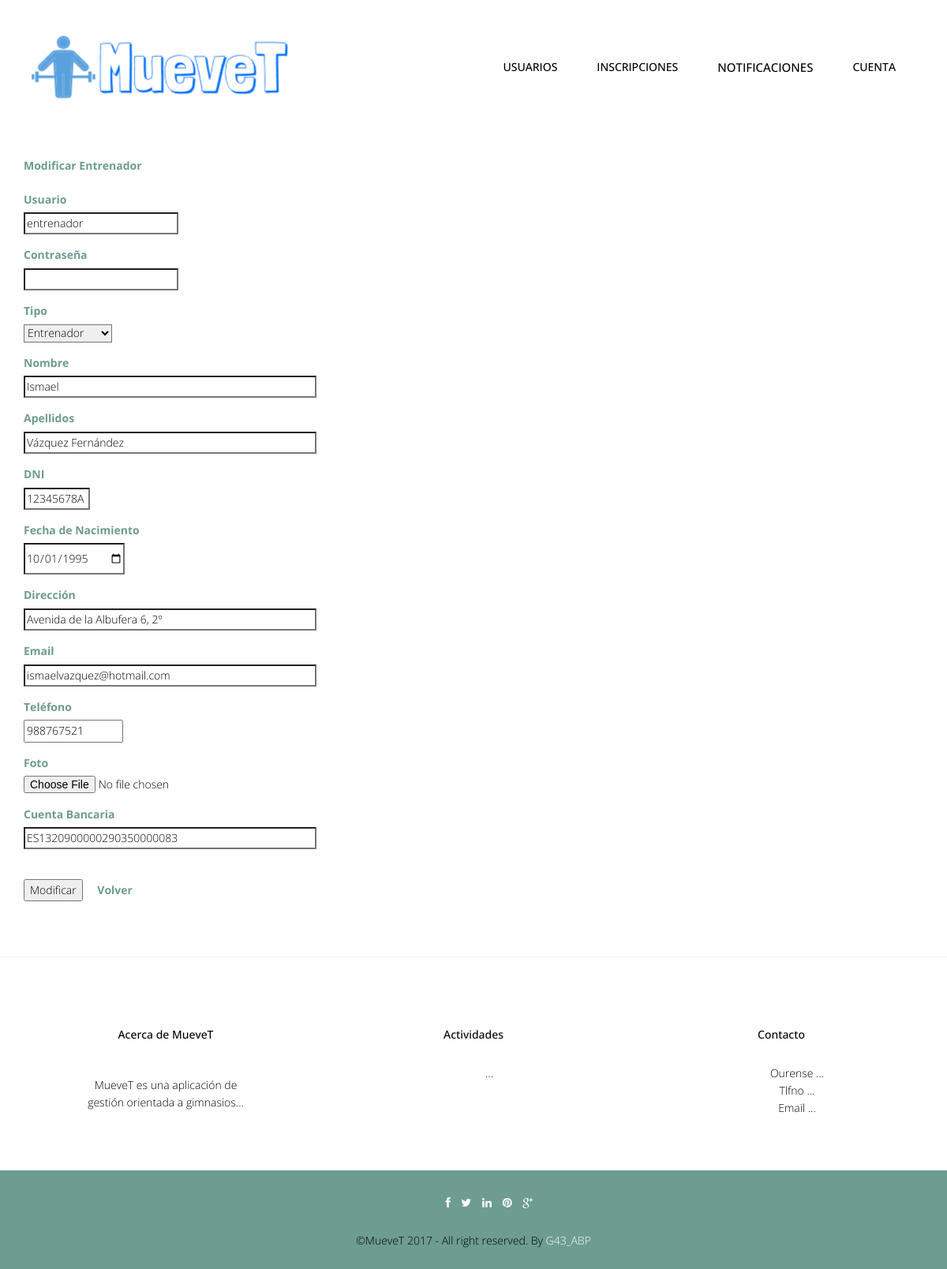
Page /abp/Controllers/ENTRENADOR_Controller.php?userName=entrenador&accion=Modificar (signed in) on the earlier database version.
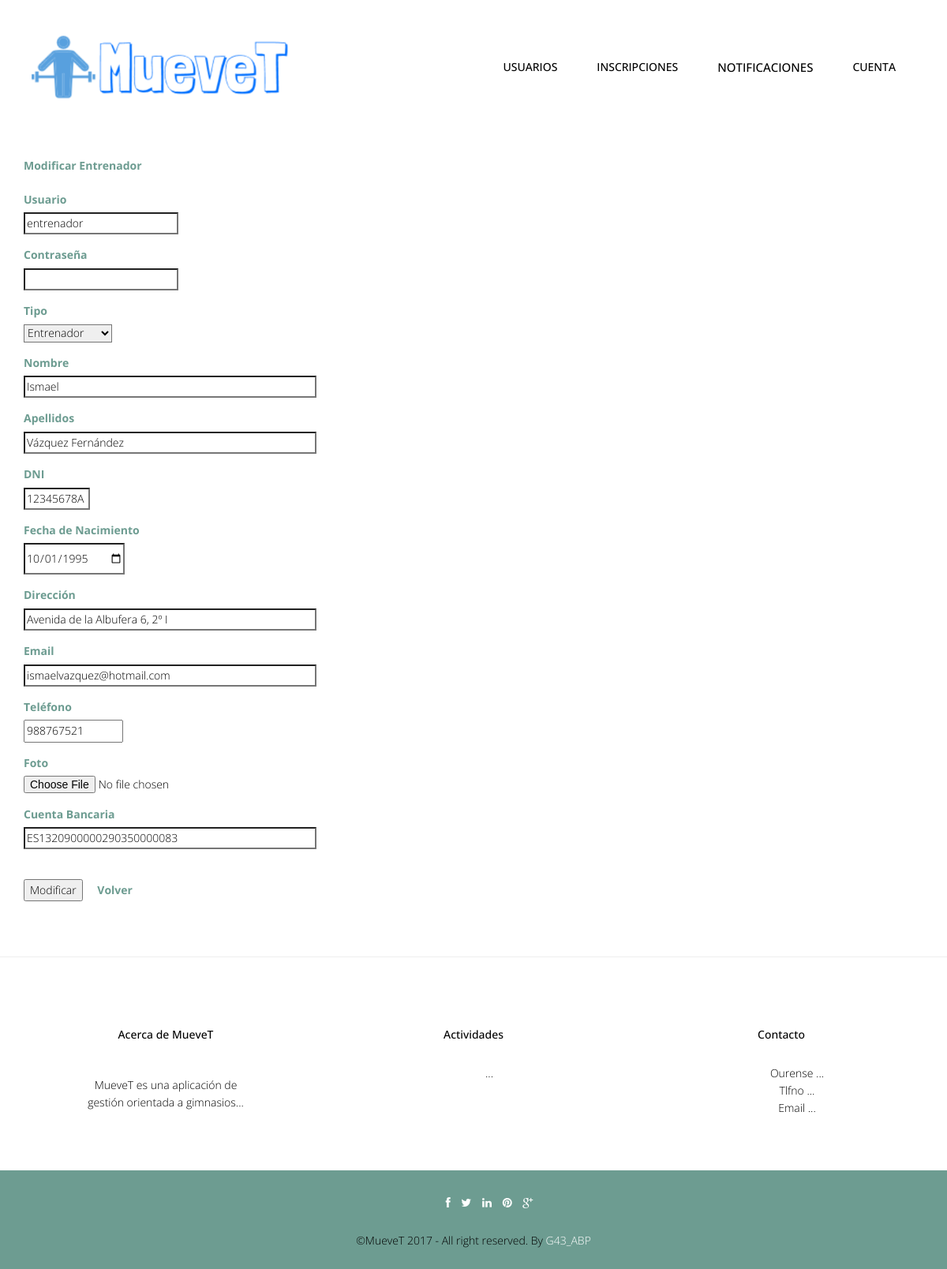
Same page on the later database version.
### tables this page shows
CREATE TABLE IF NOT EXISTS `entrenador` (
  `userName` varchar(20) NOT NULL,
  `cuentaBanc` varchar(24) NOT NULL
);

CREATE TABLE IF NOT EXISTS `usuario` (
  `foto` varchar(500) DEFAULT NULL,
  `userName` varchar(20) NOT NULL,
  `password` varchar(128) NOT NULL,
  `tipoUsuario` int(10) NOT NULL,
  `nombre` varchar(20) NOT NULL,
  `apellidos` varchar(70) NOT NULL,
  `dni` varchar(9) NOT NULL,
  `fechaNac` date NOT NULL,
  `direccion` varchar(80) DEFAULT NULL,
  `telefono` int(15) DEFAULT NULL,
  `email` varchar(30) NOT NULL
);

CREATE TABLE IF NOT EXISTS `rol` (
  `idRol` int(10) NOT NULL,
  `nombreRol` varchar(45) NOT NULL
);

### abp/Models/USUARIO_Model.php (called while the page is built, shortened)
<?php
include '../Functions/LibraryFunctions.php';
class USUARIO_Modelo {
    var $userName;
    var $tipoUsuario;
    var $mysqli;
    function __construct($userName, $password, $tipoUsuario, $nombre, $apellidos, $dni, $fechaNac, $direccion, $telefono, $email, $foto, $cuentaBanc, $tipoDeportista, $metodoPago) {
        $this->userName = $userName;
        $this->tipoUsuario = $tipoUsuario;
    }
    function ConectarBD() {
        $this->mysqli = new mysqli("localhost", "root", "", "gymgest");
    }
    function RellenaDatos() {
        if ($this->tipoUsuario == 1) {
            $sql = "SELECT * FROM USUARIO WHERE USUARIO.userName = '" . $this->userName . "'";
        } else if ($this->tipoUsuario == 2) {
            $sql = "SELECT * FROM USUARIO, ENTRENADOR WHERE USUARIO.userName = ENTRENADOR.userName AND ENTRENADOR.userName = '" . $this->userName . "'";
        } else if ($this->tipoUsuario == 3) {
            $sql = "SELECT * FROM USUARIO, DEPORTISTA WHERE USUARIO.userName = DEPORTISTA.userName AND DEPORTISTA.userName = '" . $this->userName . "'";
        }
        if (!($resultado = $this->mysqli->query($sql))) {
            return 'Error en la consulta sobre la base de datos';
        } else {
            $result = $resultado->fetch_array();
            return $result;
        }
    }
}
?>

### abp/Views/ENTRENADOR_EDIT_Vista.php (the view, shortened to what this page needs)
<?php
class ENTRENADOR_Modificar {
    private $valores;
    private $volver;
    function __construct($valores, $volver) {
        $this->valores = $valores;
        $this->volver = $volver;
        $this->render();
    }
    function render() {
        ?> <script type="text/javascript" src="../js/<?php echo $_SESSION['IDIOMA'] ?>_validate.js"></script>
        <div class="container" >
            <form  id="form" name="form" action='<?php $this->volver; ?>'  method='post'   enctype="multipart/form-data">
                <div class="form-group" >
                    <label class="control-label" ><?php echo $strings['Modificar entrenador']; ?></label><br>
                </div>
                <div class="form-group">
                    <label class="control-label" ><?php echo $strings['userName']; ?></label><br>
                    <input class="form" id="userName" name="userName" size="25" type="text" required="true" readonly="true" value="<?php echo $this->valores['userName']; ?>"/>
                </div>
                <div class="form-group">
                    <label class="control-label" ><?php echo $strings['password']; ?></label><br>
                    <input class="form" id="password" name="password" size="25" type="password" required="true"/>
                </div>
                <div class="form-group">
                    <label class="control-label" ><?php echo $strings['tipoUsuario']; ?></label><br>
                    <select name="tipoUsuario" id="tipoUsuario">
                        <option value="<?php echo ConsultarNOMRol($this->valores['tipoUsuario']); ?>" selected><?php echo ConsultarNOMRol($this->valores['tipoUsuario']); ?></option>
                    </select>
                </div>
                <div class="form-group">
                    <label class="control-label" ><?php echo $strings['nombre']; ?></label><br>
                    <input class="form" id="nombre" name="nombre" size="50" type="text" required="true" value="<?php echo $this->valores['nombre']; ?>"/>
                </div>
                <div class="form-group">
                    <label class="control-label" ><?php echo $strings['apellidos']; ?></label><br>
                    <input class="form" id="apellidos" name="apellidos" size="50" type="text" required="true" value="<?php echo $this->valores['apellidos']; ?>"/>
                </div>
                <div class="form-group">
                    <label class="control-label" ><?php echo $strings['dni']; ?></label><br>
                    <input class="form" id="dni" name="dni" size="9" type="text" required="true" value="<?php echo $this->valores['dni']; ?>"/>
                </div>
                <div class="form-group">
                    <label class="control-label" ><?php echo $strings['fechaNac']; ?></label><br>
                    <input class="form" id="fechaNac" name="fechaNac" type="date" required="true" value="<?php echo $this->valores['fechaNac']; ?>"/>
                </div>
                <div class="form-group">
                    <label class="control-label" ><?php echo $strings['direccion']; ?></label><br>
                    <input class="form" id="direccion" name="direccion" size="50" type="text" required="true" value="<?php echo $this->valores['direccion']; ?>"/>
                </div>
                <div class="form-group">
                    <label class="control-label" ><?php echo $strings['email']; ?></label><br>
                    <input class="form" id="email" name="email" size="50" type="email" required="true" value="<?php echo $this->valores['email']; ?>"/>
                </div>
                <div class="form-group">
                    <label class="control-label" ><?php echo $strings['telefono']; ?></label><br>
                    <input class="form" id="telefono" name="telefono" size="15" type="numeric" required="true" value="<?php echo $this->valores['telefono']; ?>"/>
                </div>
                <div class="form-group">
                    <label class="control-label" ><?php echo $strings['foto']; ?></label><br>
                    <input type="file" name="foto" accept="image/*" value="<?php echo $this->valores['foto']; ?>"/>
                </div>
                <div class="form-group">
                    <label class="control-label" ><?php echo $strings['cuentaBanc']; ?></label><br>
                    <input class="form" id="cuentaBanc" name="cuentaBanc" size="50" type="text" required="true" value="<?php echo $this->valores['cuentaBanc']; ?>"/>
                </div>
                <br>
                <input type = 'submit' name = 'accion' value = '<?php echo $strings['Modificar'] ?>'  onclick="return valida_envia_USUARIO()" >
                <a class="form-link" href='<?php echo $this->volver ?> '><?php echo $strings['Volver']; ?> </a>
            </form>
        </div>
        <?php
        include '../Views/footer.php';
    }
}

### abp/Views/header.php (shortened to what this page needs)
<!DOCTYPE html>
<html lang="en">
    <head>
        <link href="../css/bootstrap.min.css" rel="stylesheet">
        <link href="../css/responsive-slider.css" rel="stylesheet">
        <link rel="stylesheet" href="../css/animate.css">
        <link rel="stylesheet" href="../css/font-awesome.min.css">
        <link href="../css/style.css" rel="stylesheet">
    </head>
    <body>
        <header>
            <div class="container">
                <div class="row">
                    <nav class="navbar navbar-default" role="navigation">
                        <div class="container-fluid">
                            <div class="navbar-header">
                                <div class="navbar-brand">
                                    <br><a href="../index.php"><img src="../img/logo.png" width="325" height="80"></a>
                                </div>
                            </div>
                            <div class="menu">
                                <ul class="nav nav-tabs" role="tablist">
                                    <?php
                                    showNavbar();
                                    ?>
                                </ul>
                            </div>
                        </div>
                    </nav>
                </div>
            </div>
        </header>

### abp/Functions/LibraryFunctions.php (shortened to what this page needs)
<?php
function ConsultarTipoUsuario($userName) {
    $mysqli = new mysqli("localhost", "root", "", "gymgest");
    $sql = "SELECT tipoUsuario FROM USUARIO WHERE USUARIO.userName='" . $userName . "'";
    $result = $mysqli->query($sql)->fetch_array();
    return $result['tipoUsuario'];
}
function ConsultarNOMRol($idRol) {
    $mysqli = new mysqli("localhost", "root", "", "gymgest");
    $sql = "SELECT nombreRol FROM ROL WHERE idRol='" . $idRol . "'";
    $result = $mysqli->query($sql)->fetch_array();
    return $result['nombreRol'];
}
function añadirFuncionalidades($NOM) {
    $mysqli = new mysqli("localhost", "root", "", "gymgest");
    $rol = "SELECT tipoUsuario FROM USUARIO  WHERE userName='" . $NOM['login'] . "'";
    $sql = "SELECT DISTINCT categoriaFuncionalidad FROM FUNCIONALIDAD, FUNCIONALIDAD_ROL WHERE FUNCIONALIDAD_ROL.idFuncionalidad = FUNCIONALIDAD.idFuncionalidad AND FUNCIONALIDAD_ROL.idRol=(" . $rol . ")";
    if (!($resultado = $mysqli->query($sql))) {
        echo 'Error en la consulta sobre la base de datos';
    } else {
        while ($fila = $resultado->fetch_array()) {
            $funcionalidad = $fila['categoriaFuncionalidad'];
            switch ($funcionalidad) {
                case "Gestion Usuarios":
                    ?><br><br>
                    <li class="nav-item dropdown">
                        <a class="nav-link dropdown-toggle" href="" id="navbarDropdownMenuLink" data-toggle="dropdown" aria-haspopup="true" aria-expanded="false" href="../Controllers/USUARIO_Controller.php"><?php echo $strings['Gestión de Usuarios'] ?> </a>
                    </li>
                    <?php
                    break;
                    ?><li role="presentation"><a href="" class="m1"><?php echo $strings['Gestión de Actividades Grupales']; ?></a></li> <?php
                case "Gestion Notificaciones":
                    ?><li><a style="font-size:15px;" href='../Controllers/NOTIFICACION_Controller.php'><?php echo $strings['Gestión de notificaciones']; ?></a></li> <?php
                        break;
                        ?><li><a style="font-size:15;" href='../Controllers/SESION_Controller.php'><?php echo $strings['Gestión de sesiones']; ?></a></li><?php
                    case "Gestion Inscripciones":
                        ?><li class="nav-item dropdown">
                        <a class="nav-link dropdown-toggle" href="" id="navbarDropdownMenuLink" data-toggle="dropdown" aria-haspopup="true" aria-expanded="false"><?php echo $strings['Gestión de Inscripciones'] ?> </a>
                    </li>
                    <?php
                    break;
                default:
                    break;
            }
        }
    }
}
function showNavbar() {
    if (!isset($_SESSION)) {
        echo '<br><br><li role="presentation" class="active"><a href="../Functions/Conectar.php" class="m1">Iniciar Sesion</a></li>';
        echo '<li role="presentation"><a href="" class="m1">Sobre Nosotros</a></li>';
        echo '<li role="presentation"><a href="" class="m1">Contacto</a></li>';
    } else {
        añadirFuncionalidades($_SESSION);
        ?>
        <li class="nav-item dropdown">
            <a class="nav-link dropdown-toggle" href="" id="navbarDropdownMenuLink" data-toggle="dropdown" aria-haspopup="true" aria-expanded="false">
                <?php echo $strings['Cuenta'] ?>
            </a>
        </li>
        <?php
    }
}
?>

### abp/Controllers/ENTRENADOR_Controller.php (shortened to what this page needs)
<?php
include '../Models/USUARIO_Model.php';
include '../Views/header.php';
Switch ($_REQUEST['accion']) {
    case $strings['Modificar']:
        if (ConsultarTipoUsuario($_REQUEST['userName']) == 2) {
            if (!isset($_REQUEST['dni'])) {
                $usuario = new USUARIO_Modelo($_REQUEST['userName'], '', ConsultarTipoUsuario($_REQUEST['userName']), '', '', '', '', '', '', '', '', '', '', '');
                $valores = $usuario->RellenaDatos();
                if (!tienePermisos('ENTRENADOR_Modificar')) {
                    new Mensaje('No tienes los permisos necesarios', 'ENTRENADOR_Controller.php');
                } else {
                    new Entrenador_Modificar($valores, 'ENTRENADOR_Controller.php');
                }
            }
        }
        break;
}
?>

### abp/Views/footer.php (shortened to what this page needs)
<hr>
	<footer>
		<div class="container">
			<div class="row">
				<div class="col-lg-4">
					<div class="widget">
						<h5 class="widgetheading">Acerca de MueveT</h5>
						<p>MueveT es una aplicación de gestión orientada a gimnasios...</p>
					</div>
				</div>
				<div class="col-lg-4">
					<div class="widget">
						<h5 class="widgetheading">Actividades</h5>
						<ul class="link-list">
							<li><a href="#">...</a></li>
						</ul>
					</div>
				</div>
				<div class="col-lg-4">
					<div class="widget">
						<h5 class="widgetheading">Contacto</h5>
						<ul class="link-list">
							<li><a href="#">Ourense ...</a></li>
							<li><a href="#">Tlfno ...</a></li>
							<li><a href="#">Email ...</a></li>
						</ul>
					</div>
				</div>
			</div>
		</div>
		<div class="sub-footer">
			<div class="container">
				<div class="row">
					<div class="col-lg-12">
						<ul class="social-network">
							<li><a href="#" data-placement="top" title="Facebook"><i class="fa fa-facebook fa-1x"></i></a></li>
							<li><a href="#" data-placement="top" title="Twitter"><i class="fa fa-twitter fa-1x"></i></a></li>
							<li><a href="#" data-placement="top" title="Linkedin"><i class="fa fa-linkedin fa-1x"></i></a></li>
							<li><a href="#" data-placement="top" title="Pinterest"><i class="fa fa-pinterest fa-1x"></i></a></li>
							<li><a href="#" data-placement="top" title="Google plus"><i class="fa fa-google-plus fa-1x"></i></a></li>
						</ul>
					</div>
					<div class="col-lg-12">
						<div class="copyright">
							<p>
								<span>&copy;MueveT 2017 - All right reserved. By </span><a href="" target="_blank">G43_ABP</a>
							</p>
						</div>
					</div>
				</div>
			</div>
		</div>
	</footer>
  </body>
</html>

### abp/css/style.css (style rules this page uses)
body { font-family:'Open Sans', Arial, sans-serif; font-size:14px; font-weight:300; line-height:1.6em; color:#000; background-color:#fff; }
hi,h2,h3,h4,h5,h6 { color:#000; line-height:1.1em; }
p { color:#000; }
.navbar-default { margin-top:-10px; background-color: #fff; border-radius:0; border:0; }
.container-fluid > .navbar-header { margin-right: 30px; margin-left: 10px; margin-top:20px; border-radius:0; }
.navbar-brand { float: left; height: 30px; padding: 15px 15px; font-size: 18px; line-height: 20px; }
.menu { font-size:14px; float:right; text-transform:uppercase; font-weight:500; }
.menu ul.nav-tabs li { color:#000; }
.nav-tabs { border-bottom: 0; }
.nav-tabs > li { float: left; margin-bottom: 0; }
.nav-tabs > li > a { margin-bottom:20px; margin-right: 20px; line-height: 1.42857143; border-bottom: 3px solid transparent; border-radius:0; color:#000; border-top:0; border-right:0; border-left:0; }
.blog h3,p { color:#000; padding:15px; }
form { margin-top:50px; margin-bottom:50px; }
label { color:#6D9C91; font-size:14px; }
.widget { margin-top:10px; padding:50px; text-align:center; }
.widget p,ul { margin-top:30px; }
.link-list ul,li,a { color:#000; list-style:none; }
.copyright { text-align:center; }
.copyright a { color:#fff; }
.sub-footer { background-color: #6D9C91; }
ul.social-network { list-style:none; margin-top:30px; text-align:center; }
ul.social-network li { display:inline; margin: 0 5px; color:#fff; }
ul.social-network li a { color:#fff; }
.form-link { font-weight:bold; color: #6D9C91 !important; margin-left: 15px; }

### abp/css/overwrite.css (style rules this page uses)
select, textarea, input[type="text"], input[type="password"], input[type="datetime"], input[type="datetime-local"], input[type="date"], input[type="month"], input[type="time"], input[type="week"], input[type="number"], input[type="email"], input[type="url"], input[type="search"], input[type="tel"], input[type="color"], .uneditable-input { -webkit-border-radius: 0; -moz-border-radius: 0; border-radius: 0; }

Differences in the rows shown:
changed through a linked row, entrenador "entrenador": direccion "Avenida de la Albufera 6, 2º" → "Avenida de la Albufera 6, 2º I"
